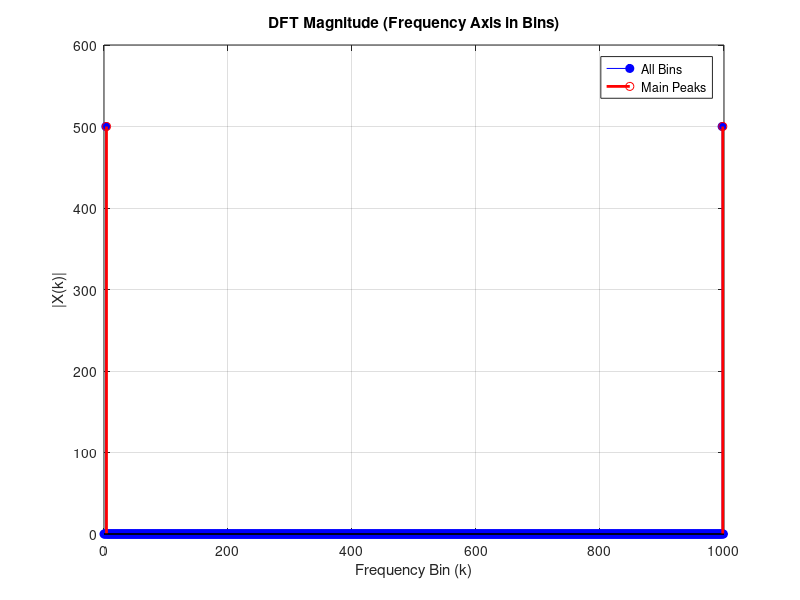

Reproduce this figure in MATLAB.
% Task 1.2.4 - Frequency Axis in Bins: express the frequency axis directly in "bins" instead of Hz or rad/s
% What is a "Bin"? The DFT output X(k) consists of N bins, these are the
% discrete frequency points. Each bin corresponds to a unique frequency.
% Bin 1 (k=0) = DC (0 Hz). Bin N/2+1 = Nyquist frequency (fs/2 Hz). The
% spacing between bins is: delta f = fs/N

% Parameters
N = 1000;            % Number of samples
fs = 100;             % Sampling frequency (Hz)
Ts = 1/fs;

% Cosine signal - 3 periods fit into 1000 samples
num_periods = 3;
f_cos = num_periods / (N*Ts);     % Frequency in Hz
phi = 2*pi*rand();                 % Random phase

% Time domain signal
t = (0:N-1) * Ts;
x = cos(2*pi*f_cos*t + phi);

% Compute DFT
X = fft(x);

% Frequency axis in bins
k = 0:N-1;

% Plot DFT magnitude with frequency axis in bins
figure;
stem(k, abs(X), 'b', 'filled');
xlabel('Frequency Bin (k)');
ylabel('|X(k)|');
title('DFT Magnitude (Frequency Axis in Bins)');
grid on;

% Highlight main peaks
[~, peak_bin] = max(abs(X(1:N/2)));  % Main peak in first half (positive frequencies)
hold on;
stem(peak_bin, abs(X(peak_bin)), 'r', 'LineWidth', 2);
stem(N - peak_bin + 2, abs(X(N - peak_bin + 2)), 'r', 'LineWidth', 2);
legend('All Bins', 'Main Peaks');

% Frequency axis is in bin numbers (x-axis is k).
% Main peaks (cosine frequency and its conjugate) are highlighted in red.
% You can visually see that the signal content is concentrated at exactly 1 positive bin and 1 negative bin (symmetry).
% In result: Peak at bin 3 (which corresponds to 3 cycles in 1000 samples).
% Conjugate peak at bin 1000-3+2 (because MATLAB indexing starts at 1).